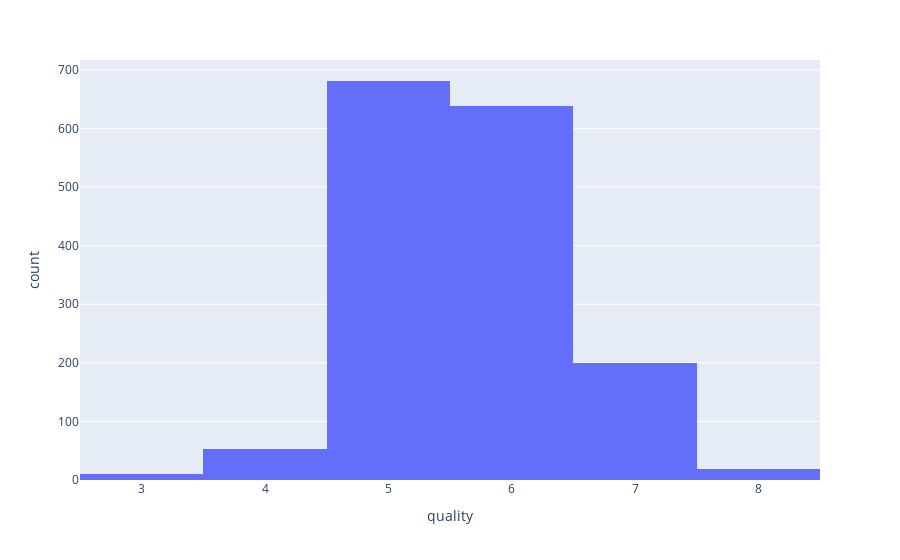

The notebook cell saved with this chart:
### Markdown cell above
see the distribution of the quality variable. I wanted to make sure that I had enough ‘good quality’ wines in my dataset

### Code cell
fig = px.histogram(df_wine,x='quality')
fig.show()

### Figure 1 — Plotly figure (JSON) as saved in the notebook; plotly's stock layout.template omitted (floating-point values rounded to 4 significant figures; data arrays with more than 128 entries replaced by an {"elided": "..."} marker saying what was removed)
{"data": [{"alignmentgroup": "True", "bingroup": "x", "hovertemplate": "quality=%{x}<br>count=%{y}<extra></extra>", "legendgroup": "", "marker": {"color": "#636efa", "pattern": {"shape": ""}}, "name": "", "offsetgroup": "", "orientation": "v", "showlegend": false, "type": "histogram", "x": {"elided": "1599 int values"}, "xaxis": "x", "yaxis": "y"}], "layout": {"barmode": "relative", "legend": {"tracegroupgap": 0}, "margin": {"t": 60}, "xaxis": {"anchor": "y", "domain": [0, 1], "title": {"text": "quality"}}, "yaxis": {"anchor": "x", "domain": [0, 1], "title": {"text": "count"}}}}
